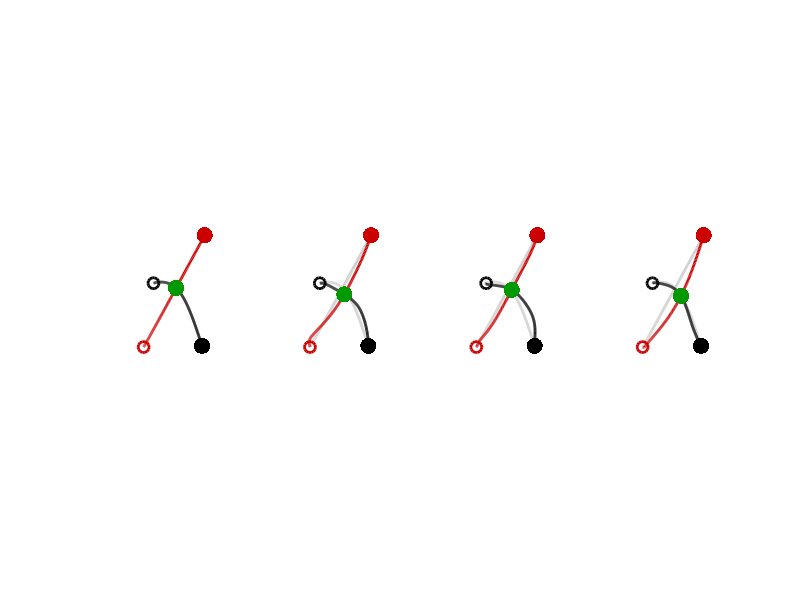

MATLAB code for this plot:
function demo_MPC_fullQ02
% Batch LQT exploiting full Q matrix to constrain the motion of two agents.
%
% If this code is useful for your research, please cite the related publication:
% @incollection{Calinon19chapter,
% 	author="Calinon, S. and Lee, D.",
% 	title="Learning Control",
% 	booktitle="Humanoid Robotics: a Reference",
% 	publisher="Springer",
% 	editor="Vadakkepat, P. and Goswami, A.", 
% 	year="2019",
% 	pages="1261--1312",
% 	doi="10.1007/978-94-007-6046-2_68"
% }
% 
% Copyright (c) 2019 Idiap Research Institute, http://idiap.ch/
% Written by Sylvain Calinon, http://calinon.ch/
% 
% This file is part of PbDlib, http://www.idiap.ch/software/pbdlib/
% 
% PbDlib is free software: you can redistribute it and/or modify
% it under the terms of the GNU General Public License version 3 as
% published by the Free Software Foundation.
% 
% PbDlib is distributed in the hope that it will be useful,
% but WITHOUT ANY WARRANTY; without even the implied warranty of
% MERCHANTABILITY or FITNESS FOR A PARTICULAR PURPOSE. See the
% GNU General Public License for more details.
% 
% You should have received a copy of the GNU General Public License
% along with PbDlib. If not, see <http://www.gnu.org/licenses/>.

addpath('./m_fcts/');


%% Parameters
%%%%%%%%%%%%%%%%%%%%%%%%%%%%%%%%%%%%%%%%%%%%%%%%%%%%%%%%%%%%%%%%%%%%%%%%%%%
nbData = 200; %Number of datapoints
% nbData = 20; %Number of datapoints
nbRepros = 3; %Number of stochastic reproductions
nbAgents = 2; %Number of agents
nbVarPos = 2 * nbAgents; %Dimension of position data (here: x1,x2)
nbDeriv = 2; %Number of static and dynamic features (nbDeriv=2 for [x,dx] and u=ddx)
nbVar = nbVarPos * nbDeriv; %Dimension of state vector
dt = 1E-2; %Time step duration
rfactor = 1E-8; %dt^nbDeriv;	%Control cost in LQR
R = speye((nbData-1)*nbVarPos) * rfactor; %Control cost matrix
Rx = speye(nbData*nbVar) * rfactor;


%% Dynamical System settings for several agents (discrete version)
%%%%%%%%%%%%%%%%%%%%%%%%%%%%%%%%%%%%%%%%%%%%%%%%%%%%%%%%%%%%%%%%%%%%%%%%%%%
A1d = zeros(nbDeriv);
for i=0:nbDeriv-1
	A1d = A1d + diag(ones(nbDeriv-i,1),i) * dt^i * 1/factorial(i); %Discrete 1D
end
B1d = zeros(nbDeriv,1); 
for i=1:nbDeriv
	B1d(nbDeriv-i+1) = dt^i * 1/factorial(i); %Discrete 1D
end
A = kron(kron(A1d, speye(nbVarPos/nbAgents)), speye(nbAgents)); %Discrete nD for several agents
B = kron(kron(B1d, speye(nbVarPos/nbAgents)), speye(nbAgents)); %Discrete nD for several agents

%Build Sx and Su transfer matrices
Su = sparse(nbVar*nbData, nbVarPos*(nbData-1));
Sx = kron(ones(nbData,1), speye(nbVar));
M = B;
for n=2:nbData
	id1 = (n-1)*nbVar+1:nbData*nbVar;
	Sx(id1,:) = Sx(id1,:) * A;
	id1 = (n-1)*nbVar+1:n*nbVar; 
	id2 = 1:(n-1)*nbVarPos;
	Su(id1,id2) = M;
	M = [A*M(:,1:nbVarPos), M]; 
end


%% Task setting
%%%%%%%%%%%%%%%%%%%%%%%%%%%%%%%%%%%%%%%%%%%%%%%%%%%%%%%%%%%%%%%%%%%%%%%%%%%
tl = nbData;
MuQ = zeros(nbVar*nbData,1); 
Q = zeros(nbVar*nbData);
for t=1:length(tl)
	id(:,t) = [1:nbVarPos] + (tl(t)-1) * nbVar;
	Q(id(:,t), id(:,t)) = eye(nbVarPos);
	MuQ(id(:,t)) = rand(nbVarPos,1) - 0.5;
end

% %Constraining the two agents to meet at the end of the motion
% tlm = nbData;
% MuQ(id(3:4,1)) = MuQ(id(1:2,1)); %Proposed meeting point for the two agents
% Q(id(1:2,1), id(3:4,1)) = -eye(2)*1E0;
% Q(id(3:4,1), id(1:2,1)) = -eye(2)*1E0;

% %Constraining the two agents to meet in the middle of the motion
% tlm = nbData/2;
% idm = [1:nbVarPos] + (tlm-1) * nbVar;
% % MuQ(idm(1:2)) = [1; 1]; %Proposed meeting point for the two agents (optional)
% % MuQ(idm(3:4)) = MuQ(idm(1:2)); 
% Q(idm(1:2), idm(1:2)) = eye(2)*1E0;
% Q(idm(3:4), idm(3:4)) = eye(2)*1E0;
% Q(idm(1:2), idm(3:4)) = -eye(2)*1E0;
% Q(idm(3:4), idm(1:2)) = -eye(2)*1E0;

%Constraining the two agents to be at the same position at time t1 and t2
t1 = nbData/2;
t2 = t1+50;
idm(1:2) = [1:2] + (t1-1) * nbVar;
idm(3:4) = [3:4] + (t2-1) * nbVar;
% MuQ(idm(1:2)) = [1; 1]; %Proposed meeting point for the two agents (optional)
% MuQ(idm(3:4)) = MuQ(idm(1:2)); 
Q(idm(1:2), idm(1:2)) = eye(2)*1E0;
Q(idm(3:4), idm(3:4)) = eye(2)*1E0;
Q(idm(1:2), idm(3:4)) = -eye(2)*1E0;
Q(idm(3:4), idm(1:2)) = -eye(2)*1E0;


% %Constraining the two agents to meet at a given angle at the end of the motion
% %Proposed meeting point for the two agents
% tlm = nbData;
% idm = [1:nbVar] + (tlm-1) * nbVar;
% MuQ(idm(3:4)) = MuQ(idm(1:2)); 
% Q(idm(1:2), idm(3:4)) = -eye(2)*1E0;
% Q(idm(3:4), idm(1:2)) = -eye(2)*1E0;
% %Velocity correlations between the two agents
% a = pi/2; %desired angle
% V = [cos(a) -sin(a); sin(a) cos(a)]; %rotation matrix
% Q(idm(5:6), idm(5:6)) = eye(2)*1E0;
% Q(idm(7:8), idm(7:8)) = eye(2)*1E0;
% Q(idm(5:6), idm(7:8)) = V;
% Q(idm(7:8), idm(5:6)) = V';

% %Constraining the two agents to meet at a given angle in the middle of the motion
% tlm = nbData/2;
% idm = [1:nbVar] + (tlm-1) * nbVar;
% % MuQ(idm(1:2)) = [1; 1]; %Proposed meeting point for the two agents
% % MuQ(idm(3:4)) = MuQ(idm(1:2)); 
% Q(idm(1:2), idm(1:2)) = eye(2)*1E0;
% Q(idm(3:4), idm(3:4)) = eye(2)*1E0;
% Q(idm(1:2), idm(3:4)) = -eye(2)*1E0;
% Q(idm(3:4), idm(1:2)) = -eye(2)*1E0;
% %Velocity correlations between the two agents
% a = pi/2; %desired angle
% V = [cos(a) -sin(a); sin(a) cos(a)]; %rotation matrix
% Q(idm(5:6), idm(5:6)) = eye(2)*1E0;
% Q(idm(7:8), idm(7:8)) = eye(2)*1E0;
% Q(idm(5:6), idm(7:8)) = V;
% Q(idm(7:8), idm(5:6)) = V';


%% Batch LQR reproduction
%%%%%%%%%%%%%%%%%%%%%%%%%%%%%%%%%%%%%%%%%%%%%%%%%%%%%%%%%%%%%%%%%%%%%%%%%%%
x0 = [rand(nbVarPos,1)-0.5; zeros(nbVar-nbVarPos,1)];
u = (Su' * Q * Su + R) \ Su' * Q * (MuQ - Sx * x0); 
rx = reshape(Sx*x0+Su*u, nbVar, nbData); %Reshape data for plotting

% mse =  abs(MuQ'*Q*MuQ - rq'/Rq*rq) ./ (model.nbVarPos*nbData);
uSigma = inv(Su' * Q * Su + R); % * mse; % + eye((nbData-1)*model.nbVarU) * 1E-10;
xSigma = Su * uSigma * Su';


%% Stochastic sampling by exploiting the nullspace structure of the problem
%%%%%%%%%%%%%%%%%%%%%%%%%%%%%%%%%%%%%%%%%%%%%%%%%%%%%%%%%%%%%%%%%%%%%%%%%
%Generate structured stochastic u through Bezier curves
nbRBF = 18;
H = zeros(nbRBF,nbData-1);
tl = linspace(0,1,nbData-1);
nbDeg = nbRBF - 1;
for i=0:nbDeg
	H(i+1,:) = factorial(nbDeg) ./ (factorial(i) .* factorial(nbDeg-i)) .* (1-tl).^(nbDeg-i) .* tl.^i; %Bernstein basis functions
end

%Nullspace planning
[V,D] = eig(Q);
U = V * D.^.5;
N = eye((nbData-1)*nbVarPos) - Su' * U / (U' * (Su * Su') * U + Rx) * U' * Su; %Nullspace projection matrix
up = Su' * U / (U' * (Su * Su') * U + Rx) * U' * (MuQ - Sx * x0); %Principal task
for n=1:nbRepros
	w = randn(nbVarPos,nbRBF) .* 1E0; %Random weights
	un = w * H; %Reconstruction of signals by weighted superposition of basis functions
	uTmp = up + N * un(:); %2E1 * randn((nbData-1)*nbVarPos,1); 
	r(n).x = reshape(Sx*x0+Su*uTmp, nbVar, nbData); %Reshape data for plotting
end


%% Plot 2D
%%%%%%%%%%%%%%%%%%%%%%%%%%%%%%%%%%%%%%%%%%%%%%%%%%%%%%%%%%%%%%%%%%%%%%%%%%%
figure('position',[10 10 2500 600]); 
subplot(1,4,1); hold on; axis off;
% set(0,'DefaultAxesLooseInset',[1,1,1,1]*1E2);
% set(gca,'LooseInset',[1,1,1,1]*1E2);
%Agent 1
% for t=1:nbData
% 	plotGMM(rx(1:2,t), xSigma(nbVar*(t-1)+[1,2],nbVar*(t-1)+[1,2]).*1E-8, [.2 .2 .2], .03); %Plot uncertainty
% end	
plot(rx(1,:), rx(2,:), '-','linewidth',2,'color',[0 0 0]);
plot(rx(1,1), rx(2,1), 'o','linewidth',2,'markersize',8,'color',[0 0 0]);
% plot(rx(1,tlm), rx(2,tlm), '.','markersize',35,'color',[0 .6 0]); %meeting point
plot(rx(1,t1), rx(2,t1), '.','markersize',35,'color',[0 .6 0]); %meeting point
plot(MuQ(id(1,:)), MuQ(id(2,:)), '.','markersize',35,'color',[0 0 0]);
%Agent 2
% for t=1:nbData
% 	plotGMM(rx(3:4,t), xSigma(nbVar*(t-1)+[3,4],nbVar*(t-1)+[3,4]).*1E-8, [.2 .2 .2], .03); %Plot uncertainty
% end	
plot(rx(3,:), rx(4,:), '-','linewidth',2,'color',[.8 0 0]);
plot(rx(3,1), rx(4,1), 'o','linewidth',2,'markersize',8,'color',[.8 0 0]);
% plot(rx(3,tlm), rx(4,tlm), '.','markersize',35,'color',[0 .6 0]); %meeting point
plot(rx(3,t2), rx(4,t2), '.','markersize',35,'color',[0 .6 0]); %meeting point
plot(MuQ(id(3,:)), MuQ(id(4,:)), '.','markersize',35,'color',[.8 0 0]);
axis equal; axis([-.5,.5,-.5,.5]);
% print('-dpng','graphs/MPC_fullQ04.png');

for n=1:nbRepros
	subplot(1,4,1+n); hold on; axis off;
	%Agent 1 (old)
	plot(rx(1,:), rx(2,:), '-','linewidth',2,'color',[.8 .8 .8]);
% 	plot(rx(1,tlm), rx(2,tlm), '.','markersize',35,'color',[.6 1 .6]); %meeting point
	%Agent 2 (old)
	plot(rx(3,:), rx(4,:), '-','linewidth',2,'color',[.8 .8 .8]);
% 	plot(rx(3,tlm), rx(4,tlm), '.','markersize',35,'color',[.8 1 .8]); %meeting point
	%Agent 1
	plot(r(n).x(1,:), r(n).x(2,:), '-','linewidth',2,'color',[0 0 0]);
	plot(r(n).x(1,1), r(n).x(2,1), 'o','linewidth',2,'markersize',8,'color',[0 0 0]);
% 	plot(r(n).x(1,tlm), r(n).x(2,tlm), '.','markersize',35,'color',[0 .6 0]); %meeting point
	plot(MuQ(id(1,:)), MuQ(id(2,:)), '.','markersize',35,'color',[0 0 0]);
	%Agent 2
	plot(r(n).x(3,:), r(n).x(4,:), '-','linewidth',2,'color',[.8 0 0]);
	plot(r(n).x(3,1), r(n).x(4,1), 'o','linewidth',2,'markersize',8,'color',[.8 0 0]);
% 	plot(r(n).x(3,tlm), r(n).x(4,tlm), '.','markersize',35,'color',[0 .6 0]); %meeting point
	plot(r(n).x(3,t2), r(n).x(4,t2), '.','markersize',35,'color',[0 .6 0]); %meeting point
	plot(MuQ(id(3,:)), MuQ(id(4,:)), '.','markersize',35,'color',[.8 0 0]);
	axis equal; axis([-.5,.5,-.5,.5]);
end
% print('-dpng','graphs/LQT_fullQ02a.png');


% %Visualize Q
% xlim = [1 size(Q,1); 1 size(Q,1)];
% figure('position',[1030 10 1000 1000],'color',[1 1 1]); hold on; axis off;
% set(0,'DefaultAxesLooseInset',[0,0,0,0]);
% set(gca,'LooseInset',[0,0,0,0]);
% colormap(gca, flipud(gray));
% imagesc(abs(Q));
% plot([xlim(1,1),xlim(1,1:2),xlim(1,2:-1:1),xlim(1,1)], [xlim(2,1:2),xlim(2,2:-1:1),xlim(2,1),xlim(2,1)],'-','linewidth',2,'color',[0,0,0]);
% axis equal; axis ij;

pause;
close all;